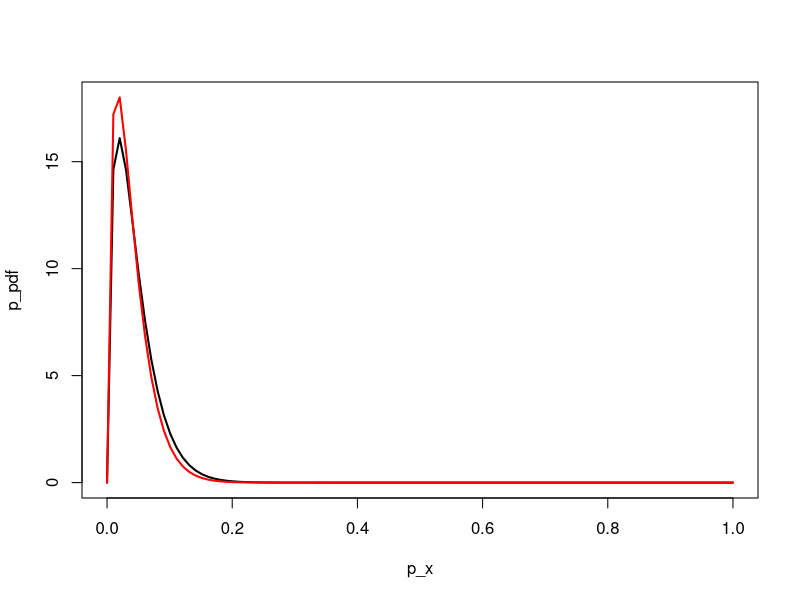

Here is the R script that generated this plot:
## Beta-Binomial Model

#Data
X<-c(0,0,0,0,0)
n<-length(X)

#Prior for p  ~ Beta(a,b)

##a and b computed using matching of moments
m<-.044
v<-.033^2

aplusb<- m*(1-m)/v-1
a<- aplusb * m
b<- aplusb - a
c(a,b)

p_x<- seq(0,1,length=100)
p_pdf<-dbeta(p_x, a,b)

### Posterior distribtuion for p: beta(a1, b1)

a1<- a+ sum(X)
b1<- b+n-sum(X)
a1
b1
p_pdf_post<-dbeta(p_x,a1,b1)
  
yhigh<-max(p_pdf_post)
plot(p_x, p_pdf, type='l', ylim=c(0,yhigh), lwd=2)
lines(p_x, p_pdf_post, col="red",lwd=2)

# posterior inference

#posterior mean and sd
c(mean=a1/(a1+b1), sd=sqrt(a1*b1/((a1+b1)^2 * (a1+b1+1))))

# 95% interval for p

L<-qbeta(.025, a1,b1)
U<-qbeta(.975, a1, b1)

c(L,U)

####Predictive distribution
### New idea about p is beta(a1, b1)
a1
b1
###P(y1=2)
N<-1000
k<-1
rp<- rbeta(N, a1, b1)
rprob<-choose(5,k)*rp^k*(1-rp)^(5-k)
prob<-mean(rprob)
prob






















